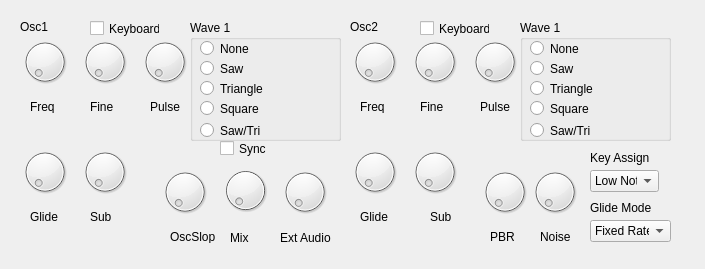
<?xml version="1.0" encoding="UTF-8"?>
<ui version="4.0">
 <class>Dialog</class>
 <widget class="QDialog" name="Dialog">
  <property name="geometry">
   <rect>
    <x>0</x>
    <y>0</y>
    <width>705</width>
    <height>269</height>
   </rect>
  </property>
  <property name="windowTitle">
   <string>Dialog</string>
  </property>
  <widget class="QDial" name="osc1freq">
   <property name="geometry">
    <rect>
     <x>20</x>
     <y>30</y>
     <width>50</width>
     <height>64</height>
    </rect>
   </property>
   <property name="maximum">
    <number>1024</number>
   </property>
  </widget>
  <widget class="QDial" name="osc1fine">
   <property name="geometry">
    <rect>
     <x>80</x>
     <y>30</y>
     <width>50</width>
     <height>64</height>
    </rect>
   </property>
   <property name="maximum">
    <number>1024</number>
   </property>
   <property name="pageStep">
    <number>1024</number>
   </property>
  </widget>
  <widget class="QDial" name="osc1shape">
   <property name="geometry">
    <rect>
     <x>140</x>
     <y>30</y>
     <width>50</width>
     <height>64</height>
    </rect>
   </property>
   <property name="maximum">
    <number>1024</number>
   </property>
  </widget>
  <widget class="QGroupBox" name="groupBox">
   <property name="geometry">
    <rect>
     <x>190</x>
     <y>20</y>
     <width>151</width>
     <height>121</height>
    </rect>
   </property>
   <property name="title">
    <string>Wave 1</string>
   </property>
   <widget class="QRadioButton" name="osc1waveNone">
    <property name="geometry">
     <rect>
      <x>10</x>
      <y>20</y>
      <width>82</width>
      <height>17</height>
     </rect>
    </property>
    <property name="text">
     <string>None</string>
    </property>
   </widget>
   <widget class="QRadioButton" name="osc1WaveSaw">
    <property name="geometry">
     <rect>
      <x>10</x>
      <y>40</y>
      <width>82</width>
      <height>17</height>
     </rect>
    </property>
    <property name="text">
     <string>Saw</string>
    </property>
   </widget>
   <widget class="QRadioButton" name="osc1WaveTri">
    <property name="geometry">
     <rect>
      <x>10</x>
      <y>60</y>
      <width>82</width>
      <height>17</height>
     </rect>
    </property>
    <property name="text">
     <string>Triangle</string>
    </property>
   </widget>
   <widget class="QRadioButton" name="Square">
    <property name="geometry">
     <rect>
      <x>10</x>
      <y>80</y>
      <width>82</width>
      <height>17</height>
     </rect>
    </property>
    <property name="text">
     <string>Square</string>
    </property>
   </widget>
   <widget class="QRadioButton" name="Osc1WaveSawTri">
    <property name="geometry">
     <rect>
      <x>10</x>
      <y>100</y>
      <width>82</width>
      <height>21</height>
     </rect>
    </property>
    <property name="text">
     <string>Saw/Tri</string>
    </property>
   </widget>
  </widget>
  <widget class="QLabel" name="label">
   <property name="geometry">
    <rect>
     <x>20</x>
     <y>20</y>
     <width>46</width>
     <height>13</height>
    </rect>
   </property>
   <property name="text">
    <string>Osc1</string>
   </property>
  </widget>
  <widget class="QLabel" name="label_2">
   <property name="geometry">
    <rect>
     <x>30</x>
     <y>100</y>
     <width>46</width>
     <height>13</height>
    </rect>
   </property>
   <property name="text">
    <string>Freq</string>
   </property>
  </widget>
  <widget class="QLabel" name="label_3">
   <property name="geometry">
    <rect>
     <x>90</x>
     <y>100</y>
     <width>46</width>
     <height>13</height>
    </rect>
   </property>
   <property name="text">
    <string>Fine</string>
   </property>
  </widget>
  <widget class="QLabel" name="label_4">
   <property name="geometry">
    <rect>
     <x>150</x>
     <y>100</y>
     <width>46</width>
     <height>13</height>
    </rect>
   </property>
   <property name="text">
    <string>Pulse</string>
   </property>
  </widget>
  <widget class="QDial" name="osc1glide">
   <property name="geometry">
    <rect>
     <x>20</x>
     <y>140</y>
     <width>50</width>
     <height>64</height>
    </rect>
   </property>
   <property name="maximum">
    <number>1024</number>
   </property>
  </widget>
  <widget class="QLabel" name="label_5">
   <property name="geometry">
    <rect>
     <x>30</x>
     <y>210</y>
     <width>46</width>
     <height>13</height>
    </rect>
   </property>
   <property name="text">
    <string>Glide</string>
   </property>
  </widget>
  <widget class="QCheckBox" name="osc1KeyB">
   <property name="geometry">
    <rect>
     <x>90</x>
     <y>20</y>
     <width>70</width>
     <height>17</height>
    </rect>
   </property>
   <property name="text">
    <string>Keyboard </string>
   </property>
  </widget>
  <widget class="QDial" name="osc1Sub">
   <property name="geometry">
    <rect>
     <x>80</x>
     <y>140</y>
     <width>50</width>
     <height>64</height>
    </rect>
   </property>
   <property name="maximum">
    <number>1024</number>
   </property>
  </widget>
  <widget class="QLabel" name="label_6">
   <property name="geometry">
    <rect>
     <x>90</x>
     <y>210</y>
     <width>46</width>
     <height>13</height>
    </rect>
   </property>
   <property name="text">
    <string>Sub</string>
   </property>
  </widget>
  <widget class="QLabel" name="label_7">
   <property name="geometry">
    <rect>
     <x>430</x>
     <y>210</y>
     <width>46</width>
     <height>13</height>
    </rect>
   </property>
   <property name="text">
    <string>Sub</string>
   </property>
  </widget>
  <widget class="QGroupBox" name="groupBox_2">
   <property name="geometry">
    <rect>
     <x>520</x>
     <y>20</y>
     <width>151</width>
     <height>121</height>
    </rect>
   </property>
   <property name="title">
    <string>Wave 1</string>
   </property>
   <widget class="QRadioButton" name="osc2WaveNone">
    <property name="geometry">
     <rect>
      <x>10</x>
      <y>20</y>
      <width>82</width>
      <height>17</height>
     </rect>
    </property>
    <property name="text">
     <string>None</string>
    </property>
   </widget>
   <widget class="QRadioButton" name="osc2WaveSaw">
    <property name="geometry">
     <rect>
      <x>10</x>
      <y>40</y>
      <width>82</width>
      <height>17</height>
     </rect>
    </property>
    <property name="text">
     <string>Saw</string>
    </property>
   </widget>
   <widget class="QRadioButton" name="osc2WaveTri">
    <property name="geometry">
     <rect>
      <x>10</x>
      <y>60</y>
      <width>82</width>
      <height>17</height>
     </rect>
    </property>
    <property name="text">
     <string>Triangle</string>
    </property>
   </widget>
   <widget class="QRadioButton" name="osc2WaveSquare">
    <property name="geometry">
     <rect>
      <x>10</x>
      <y>80</y>
      <width>82</width>
      <height>17</height>
     </rect>
    </property>
    <property name="text">
     <string>Square</string>
    </property>
   </widget>
   <widget class="QRadioButton" name="Osc2WaveSawTri">
    <property name="geometry">
     <rect>
      <x>10</x>
      <y>100</y>
      <width>82</width>
      <height>21</height>
     </rect>
    </property>
    <property name="text">
     <string>Saw/Tri</string>
    </property>
   </widget>
  </widget>
  <widget class="QDial" name="osc2fine">
   <property name="geometry">
    <rect>
     <x>410</x>
     <y>30</y>
     <width>50</width>
     <height>64</height>
    </rect>
   </property>
   <property name="maximum">
    <number>1024</number>
   </property>
   <property name="pageStep">
    <number>1024</number>
   </property>
  </widget>
  <widget class="QDial" name="osc2glide">
   <property name="geometry">
    <rect>
     <x>350</x>
     <y>140</y>
     <width>50</width>
     <height>64</height>
    </rect>
   </property>
   <property name="maximum">
    <number>1024</number>
   </property>
  </widget>
  <widget class="QDial" name="osc2freq">
   <property name="geometry">
    <rect>
     <x>350</x>
     <y>30</y>
     <width>50</width>
     <height>64</height>
    </rect>
   </property>
   <property name="maximum">
    <number>1024</number>
   </property>
  </widget>
  <widget class="QDial" name="osc2shape">
   <property name="geometry">
    <rect>
     <x>470</x>
     <y>30</y>
     <width>50</width>
     <height>64</height>
    </rect>
   </property>
   <property name="maximum">
    <number>1024</number>
   </property>
  </widget>
  <widget class="QLabel" name="label_8">
   <property name="geometry">
    <rect>
     <x>360</x>
     <y>100</y>
     <width>46</width>
     <height>13</height>
    </rect>
   </property>
   <property name="text">
    <string>Freq</string>
   </property>
  </widget>
  <widget class="QLabel" name="label_9">
   <property name="geometry">
    <rect>
     <x>350</x>
     <y>20</y>
     <width>46</width>
     <height>13</height>
    </rect>
   </property>
   <property name="text">
    <string>Osc2</string>
   </property>
  </widget>
  <widget class="QLabel" name="label_10">
   <property name="geometry">
    <rect>
     <x>420</x>
     <y>100</y>
     <width>46</width>
     <height>13</height>
    </rect>
   </property>
   <property name="text">
    <string>Fine</string>
   </property>
  </widget>
  <widget class="QLabel" name="label_11">
   <property name="geometry">
    <rect>
     <x>360</x>
     <y>210</y>
     <width>46</width>
     <height>13</height>
    </rect>
   </property>
   <property name="text">
    <string>Glide</string>
   </property>
  </widget>
  <widget class="QCheckBox" name="osc2KeyB">
   <property name="geometry">
    <rect>
     <x>420</x>
     <y>20</y>
     <width>70</width>
     <height>17</height>
    </rect>
   </property>
   <property name="text">
    <string>Keyboard </string>
   </property>
  </widget>
  <widget class="QDial" name="osc2Sub">
   <property name="geometry">
    <rect>
     <x>410</x>
     <y>140</y>
     <width>50</width>
     <height>64</height>
    </rect>
   </property>
   <property name="maximum">
    <number>1024</number>
   </property>
  </widget>
  <widget class="QLabel" name="label_12">
   <property name="geometry">
    <rect>
     <x>480</x>
     <y>100</y>
     <width>46</width>
     <height>13</height>
    </rect>
   </property>
   <property name="text">
    <string>Pulse</string>
   </property>
  </widget>
  <widget class="QDial" name="oscSlop">
   <property name="geometry">
    <rect>
     <x>160</x>
     <y>160</y>
     <width>50</width>
     <height>64</height>
    </rect>
   </property>
  </widget>
  <widget class="QLabel" name="label_13">
   <property name="geometry">
    <rect>
     <x>170</x>
     <y>230</y>
     <width>46</width>
     <height>13</height>
    </rect>
   </property>
   <property name="text">
    <string>OscSlop</string>
   </property>
  </widget>
  <widget class="QComboBox" name="comboBox">
   <property name="geometry">
    <rect>
     <x>590</x>
     <y>220</y>
     <width>81</width>
     <height>22</height>
    </rect>
   </property>
   <item>
    <property name="text">
     <string>Fixed Rate</string>
    </property>
   </item>
   <item>
    <property name="text">
     <string>Fixed Rate Auto</string>
    </property>
   </item>
   <item>
    <property name="text">
     <string>Fixed Time</string>
    </property>
   </item>
   <item>
    <property name="text">
     <string>Fixed Time Auto</string>
    </property>
   </item>
  </widget>
  <widget class="QLabel" name="label_14">
   <property name="geometry">
    <rect>
     <x>590</x>
     <y>200</y>
     <width>81</width>
     <height>16</height>
    </rect>
   </property>
   <property name="text">
    <string>Glide Mode</string>
   </property>
  </widget>
  <widget class="QDial" name="oscPBR">
   <property name="geometry">
    <rect>
     <x>480</x>
     <y>160</y>
     <width>50</width>
     <height>64</height>
    </rect>
   </property>
   <property name="maximum">
    <number>1024</number>
   </property>
  </widget>
  <widget class="QLabel" name="labelpbr">
   <property name="geometry">
    <rect>
     <x>490</x>
     <y>230</y>
     <width>46</width>
     <height>13</height>
    </rect>
   </property>
   <property name="text">
    <string>PBR</string>
   </property>
  </widget>
  <widget class="QComboBox" name="comboBox_2">
   <property name="geometry">
    <rect>
     <x>590</x>
     <y>170</y>
     <width>69</width>
     <height>22</height>
    </rect>
   </property>
   <item>
    <property name="text">
     <string>Low Note </string>
    </property>
   </item>
   <item>
    <property name="text">
     <string>Low note with re-trig</string>
    </property>
   </item>
   <item>
    <property name="text">
     <string>High Note</string>
    </property>
   </item>
   <item>
    <property name="text">
     <string>High Note with re-trig</string>
    </property>
   </item>
   <item>
    <property name="text">
     <string>Last Note</string>
    </property>
   </item>
   <item>
    <property name="text">
     <string>Last Note with re-trig</string>
    </property>
   </item>
  </widget>
  <widget class="QLabel" name="label_15">
   <property name="geometry">
    <rect>
     <x>590</x>
     <y>150</y>
     <width>71</width>
     <height>16</height>
    </rect>
   </property>
   <property name="text">
    <string>Key Assign</string>
   </property>
  </widget>
  <widget class="QDial" name="oscMix">
   <property name="geometry">
    <rect>
     <x>220</x>
     <y>160</y>
     <width>51</width>
     <height>61</height>
    </rect>
   </property>
   <property name="maximum">
    <number>1024</number>
   </property>
  </widget>
  <widget class="QLabel" name="label_16">
   <property name="geometry">
    <rect>
     <x>230</x>
     <y>230</y>
     <width>31</width>
     <height>16</height>
    </rect>
   </property>
   <property name="text">
    <string>Mix</string>
   </property>
  </widget>
  <widget class="QDial" name="oscNoise">
   <property name="geometry">
    <rect>
     <x>530</x>
     <y>160</y>
     <width>50</width>
     <height>64</height>
    </rect>
   </property>
   <property name="maximum">
    <number>1024</number>
   </property>
  </widget>
  <widget class="QLabel" name="label_17">
   <property name="geometry">
    <rect>
     <x>540</x>
     <y>230</y>
     <width>46</width>
     <height>13</height>
    </rect>
   </property>
   <property name="text">
    <string>Noise</string>
   </property>
  </widget>
  <widget class="QDial" name="oscAudioIn">
   <property name="geometry">
    <rect>
     <x>280</x>
     <y>160</y>
     <width>50</width>
     <height>64</height>
    </rect>
   </property>
   <property name="minimum">
    <number>0</number>
   </property>
   <property name="maximum">
    <number>1024</number>
   </property>
  </widget>
  <widget class="QLabel" name="label_18">
   <property name="geometry">
    <rect>
     <x>280</x>
     <y>230</y>
     <width>51</width>
     <height>16</height>
    </rect>
   </property>
   <property name="text">
    <string>Ext Audio</string>
   </property>
  </widget>
  <widget class="QCheckBox" name="checkBox">
   <property name="geometry">
    <rect>
     <x>220</x>
     <y>140</y>
     <width>70</width>
     <height>17</height>
    </rect>
   </property>
   <property name="text">
    <string>Sync</string>
   </property>
  </widget>
 </widget>
 <resources/>
 <connections/>
</ui>
